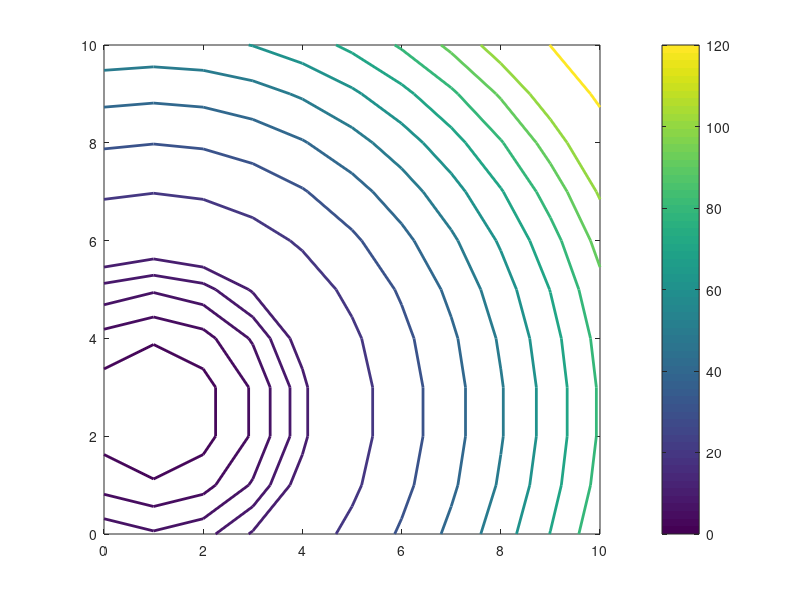

Recreate this plot in MATLAB. (Note: this script raises an error after producing the figure.)
clc; clear all;
X1 = 0:1:10;
X2 = 0:1:10;
[x1,x2] = meshgrid(X1,X2);
%defining the problem
q = (x1-1).^2+(x2-2.5).^2;
x1c1 = 2*X2-2;
x1c2 = -2*X2+6;
x1c3 = 2*X2+2;

%Making the contour plot with the constraints
v = [0:2:10 10:10:100 100:20:200];

contour(x1,x2,q,v, 'linewidth',2)
colorbar

hold on
    fill(X2,x1c1,'b','facealpha',0.2)
    fill(X2,x1c2,'b','facealpha',0.2)
    fill(X2,x1c3,'b','facealpha',0.2)
    axis([0 10 0 10])
hold off

%% sovle the problem

H = [2 0;0 2];
g = [-2;-5];
A = [1 -1 -1 1 0;-2 -2 2 0 1];
b = [-2; -6; -2; 0; 0];

[x,lambda]=EqualityQPSolver(H,g,A,b)

